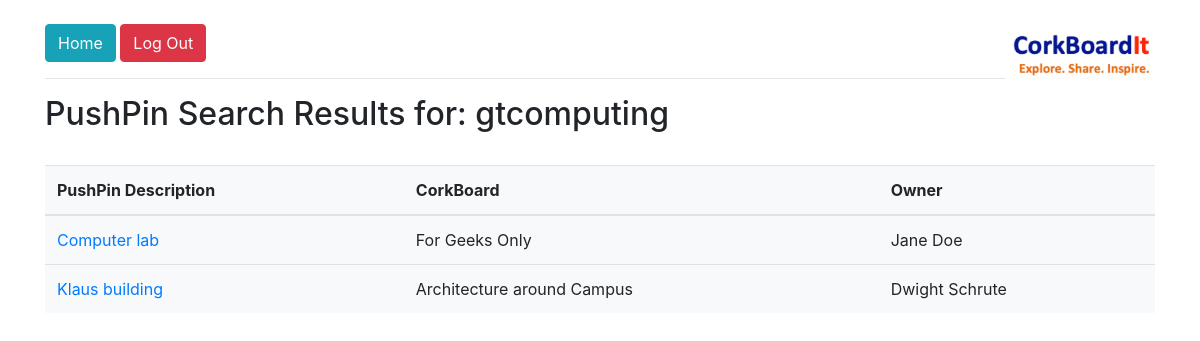
The app's page /search.php?search_key=gtcomputing (signed in) with its own data.
### tables this page shows
CREATE TABLE `PushPin` (
	`pushPinID` int(16) unsigned NOT NULL AUTO_INCREMENT,
	`cork_board_id` int(16) unsigned NOT NULL,
	`URL` varchar(200) NOT NULL,
	`description` varchar(200) NOT NULL,
	`date_pinned` datetime NOT NULL,
	PRIMARY KEY (`pushPinID`),
	UNIQUE (`cork_board_id`, `URL`),
	FOREIGN KEY (`cork_board_id`) REFERENCES `CorkBoard` (`corkBoardID`)
);

### search.php (the view, shortened to what this page needs)
<?php
    include('lib/common.php');
    if (isset($_GET['search_key'])){
	  $search_key = $_GET['search_key'];
	}
?>
<?php
    include('lib/header.php');
?>
</head>
<body>
<div class="container">
<?php
    include('lib/menu.php');
?>
<h2>
<?php echo "PushPin Search Results for: {$search_key}"; ?>
</h2>
<br>
<div class="mt-auto bg-light">
<table class="table">
	<thead>
		<tr>
			<th>PushPin Description</th>
			<th>CorkBoard</th>
			<th>Owner</th>
		</tr>
	</thead>
	<tbody>
		<?php
			$query = "SELECT description, title, pushPinID, name " .
			"FROM " .
			"(SELECT description, title, pushPinID, name " .
			"FROM PushPin " .
			"JOIN CorkBoard ON PushPin.cork_board_id=CorkBoard.corkBoardID " .
			"JOIN User ON CorkBoard.owner=User.email " .
			"JOIN PushPinTag ON PushPin.pushPinID=PushPinTag.pushpin_id " .
			"WHERE CorkBoard.corkBoardID NOT IN (SELECT corkBoardID FROM PrivateCorkBoard) " .
			"AND (PushPin.description LIKE '%{$search_key}%' " .
			"OR PushPinTag.tag LIKE '%{$search_key}%' " .
			"OR CorkBoard.category_name LIKE '%{$search_key}%') " .
			"GROUP BY PushPin.pushPinID) AS list " .
			"ORDER BY description";
			$result = mysqli_query($db, $query);
    		while ($row = mysqli_fetch_array($result, MYSQLI_ASSOC)) {
    			print "<tr><td><a href='view_pushpin.php?pushpin_id={$row['pushPinID']}'>{$row['description']}</a></td>";
    			print "<td>{$row['title']}</td>";
    			print "<td>{$row['name']}</td></tr>";
    		}
		?>
	</tbody>
</table>
</div>
</div>
</body>

### records on screen
pushpin: description "Computer lab", title "For Geeks Only", name "Jane Doe"
pushpin: description "Klaus building", title "Architecture around Campus", name "Dwight Schrute"

### other values on screen
$search_key "gtcomputing"
